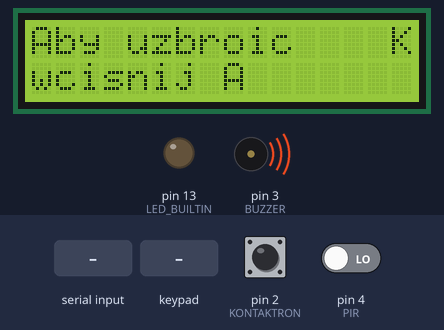
A sketch run on a simulated Arduino Uno, built with avr-gcc and run on an emulated ATmega328P. Parts: 16×2 character LCD, output pins drawn as LEDs (lit = HIGH), buzzer (waves = sounding, pin HIGH). The inputs (shaded band) are chosen by the test bench; at power-on: pin 2 (KONTAKTRON) HIGH, pin 4 (PIR) LOW. What the sketch prints to the serial monitor is not drawn.

Above: at 6.3 s.
6.4 s: "lock\n" received over Serial
At 7.0 s:
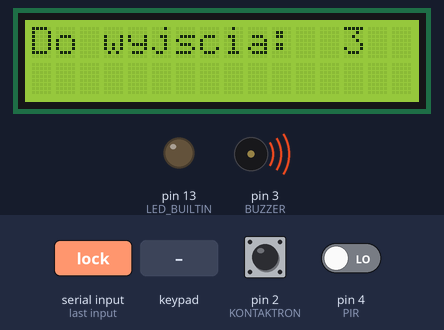
9.4 s: keypad keys 1 2 3 A pressed 0.4 s apart
At 12.5 s:
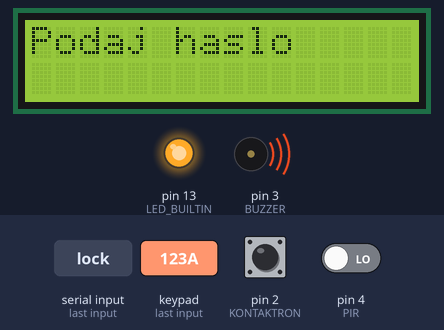
12.8 s: key '1' pressed
At 13.5 s:
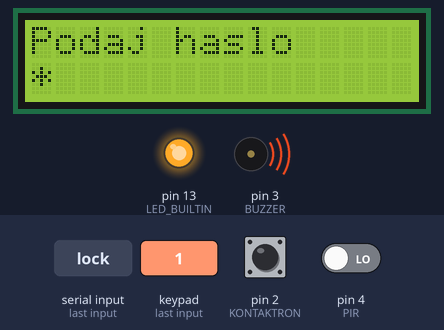
14.3 s: key '2' pressed
At 14.8 s:
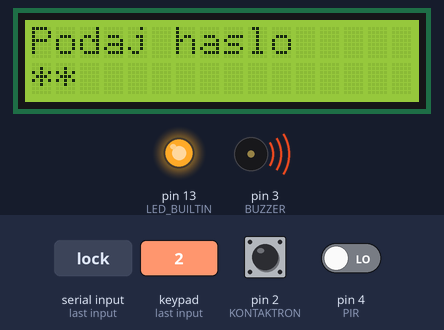
15.8 s: keypad keys 1 2 3 pressed 0.4 s apart
At 17.0 s:
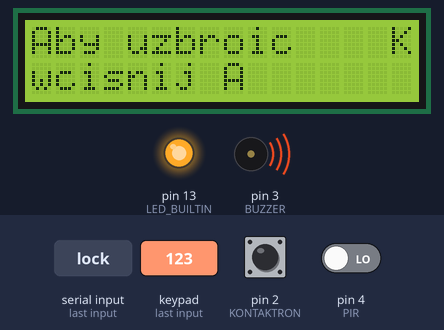
18.5 s: pin 2 (KONTAKTRON) pulled LOW for 0.15 s
At 18.57 s:
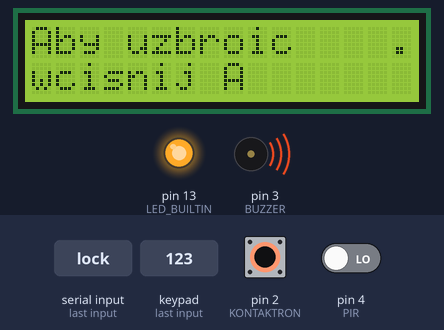
Timing chart, 0 to 21.1 s (numbered marks = the images above; inputs shaded):
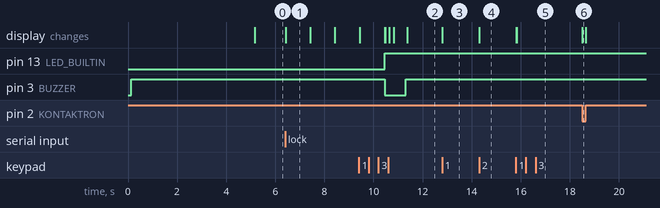

Measured:
- after the input at 6.4 s, the display: changes at once (image 1)
- after the input at 9.4 s, the display: first differs from a run without the input after 1.1 s (image 2 shows a later state)
- after the input at 12.8 s, the display: changes at once (image 3)
- after the input at 14.3 s, the display: changes at once (image 4)
- after the input at 15.8 s, the display: first changes at once (image 5 shows a later state)
- after the input at 18.5 s, the display: changes at once (image 6)
- what the display in image 1 shows lasts 1.0 s, from 6.4 s to 7.4 s

The sketch:

kod_arduino.ino
```cpp
#include <Keypad.h>
#include <Wire.h>
#include <LiquidCrystal_I2C.h>

LiquidCrystal_I2C lcd(0x27, 16, 2);  //ustawienie adresu wyświetlacza

const byte ROWS = 4;
const byte COLS = 4;
byte rowPins[ROWS] = {8,7,6,5};
byte colPins[COLS] = {9,10,11,12};

char keys[ROWS][COLS] = {
  {'1','2','3','A'},
  {'4','5','6','B'},
  {'7','8','9','C'},
  {'*','0','#','D'}
};

Keypad klawiatura = Keypad( makeKeymap(keys), rowPins, colPins, ROWS, COLS);

char kod[] = {'1', '2', '3'};
int lz = 3;
int poz = 0;
int haslo_ok = 0;
int zrodlo_alarmu = 0;
int lock = 0;

#define KONTAKTRON 2
#define BUZZER 3
#define PIR 4

volatile int stanAlarmu = 1;

unsigned long czas = 0;
unsigned long poprzedniczas = 0;

void setup() {

  lcd.init();                       //inicjalizacja wyświetlacza
  lcd.begin(16,2);
  lcd.backlight();

  pinMode(LED_BUILTIN, OUTPUT);
  pinMode(KONTAKTRON, INPUT_PULLUP);  //Deklaracja wejść i wyjść
  pinMode(PIR, INPUT);
  pinMode(BUZZER, OUTPUT);

  digitalWrite(LED_BUILTIN, LOW);  //Ustawienie wartości początkowych
  digitalWrite(BUZZER, HIGH);       //domyślnie buzzer wyłączony

  Serial.begin(9600);

  lcd.clear();
  lcd.setCursor(0,0);
  lcd.print("Inicjalizacja...");
  delay(5000);
}


void loop() {

  switch(stanAlarmu){
    case 1:
    Serial.write("czuwanie\n");
    //czuwanie - stan podstawowy
    lock = 0;
    lcd.clear();
    lcd.setCursor(0,0);
    lcd.print("Aby uzbroic");
    lcd.setCursor(0,1);
    lcd.print("wcisnij A");

    while(1){
    if(digitalRead(PIR) == HIGH){   //sprawdzenie czy czujka nie pozostaje w stanie wysokim podczas uzbrajania
      lcd.setCursor(15,0);          //jesli tak wyświetl znak '!'
      lcd.print("!");
    }
    else if(digitalRead(KONTAKTRON) == HIGH){  //sprawdzenie czy drzwi nie są otwarte
      lcd.setCursor(15,0);          //jesli tak wyświetl znak 'K'
      lcd.print("K");
    }
    else{
      lcd.setCursor(15,0);
      lcd.print(".");
    }
    if(Serial.available()){
      String command = Serial.readStringUntil('\n');
      if(command == "lock"){
        lock = 1;
        break;
      }
    }

    char klawisz = klawiatura.getKey();
    if(klawisz == 'A'){
      lcd.clear();
      lcd.setCursor(0,0);
      lcd.print("Podaj haslo");
      haslo();
      break;
      }
    }

    if(lock == 1) {stanAlarmu = 2; break;}
    if(haslo_ok==1){stanAlarmu = 2; break;}
    else{stanAlarmu == 1; break;}

    case 2:
    //Monitorowanie
    lcd.clear();
    lcd.setCursor(0,0);
    lcd.print("Do wyjscia:");
    for(int i=3; i>=0; i--){
      lcd.setCursor(14,0);
      lcd.print(" ");
      lcd.setCursor(13,0);
      lcd.print(i);
      delay(1000);
    };
    Serial.write("monitorowanie\n");
    lock = 0;
    poz = 0;
    lcd.clear();
    lcd.setCursor(0,0);
    lcd.print("Alarm uzbrojony");

    while(1){
      if(digitalRead(KONTAKTRON) == HIGH) {
        zrodlo_alarmu = 1;
        stanAlarmu = 3;
        break;
      }
      else if(digitalRead(PIR) == HIGH){
        lcd.clear();
        lcd.setCursor(0,0);
        lcd.print("Do wejscia");
        int t = 10;

        while(t >= 0) {
          char klawisz = klawiatura.getKey();
          if(klawisz){
            if(klawisz == kod[poz]) {
            lcd.setCursor(poz,1);
            lcd.print("*");
            poz++;
            } //Alarm poprawnie rozbrojony

          else {stanAlarmu = 3; break;}  //Alarm źle rozbrojony
            if( poz == lz) {
            delay(500);
            lcd.setCursor(0,0);
            lcd.print("Alarm rozbrojony");
            stanAlarmu = 1;
            break;}

          }
          zrodlo_alarmu = 2;  //jesli nie wprowadzono pełnego poprawnego hasła, to uruchom tryb alarmu
          stanAlarmu = 3;
          czas = millis();

          if(czas - poprzedniczas >= 1000UL){
          poprzedniczas = czas;
          t--;
          lcd.setCursor(14,0);
          lcd.print(t);
        }
        }
        break;
      }
      else if(Serial.available()){
        String command2 = Serial.readStringUntil('\n');
        if(command2 == "unlock"){
          stanAlarmu = 1;
          break;
        }
      }
      char klawisz = klawiatura.getKey();
      if(klawisz){
        if(klawisz == kod[poz]) {
          lcd.setCursor(poz,1);
          lcd.print("*");
          poz++;
          } //Alarm poprawnie rozbrojony
        else {stanAlarmu = 3; break;}  //Alarm źle rozbrojony
        if( poz == lz) {
          delay(500);
          lcd.setCursor(0,0);
          lcd.print("Alarm rozbrojony");
          stanAlarmu = 1;
          break;}

      }
    }
    break;

    case 3:
    //Alarm
    digitalWrite(LED_BUILTIN, HIGH);
    Serial.write("alarm\n");
    digitalWrite(BUZZER, LOW);
    lcd.clear();
    lcd.setCursor(0,0);
    if(zrodlo_alarmu == 1){ lcd.print("Alarm kontaktron"); }
    else if(zrodlo_alarmu == 2) { lcd.print("Alarm czujka PIR"); }

    haslo();
    if(haslo_ok == 1) {
      digitalWrite(BUZZER, HIGH);
      stanAlarmu = 1;
      }
    else{ stanAlarmu = 3;}
    break;
  }
}

void haslo(){
  poz = 0;
  while(1){
    char klawisz = klawiatura.getKey();
    if(klawisz){
      lcd.setCursor(poz,1);
      lcd.print("*");
      if(klawisz == kod[poz]) {haslo_ok = 1; }
      else{haslo_ok = 0; break;}
      poz++;
    }
    if(poz == lz) {delay(500); break;}

  }
}
```
